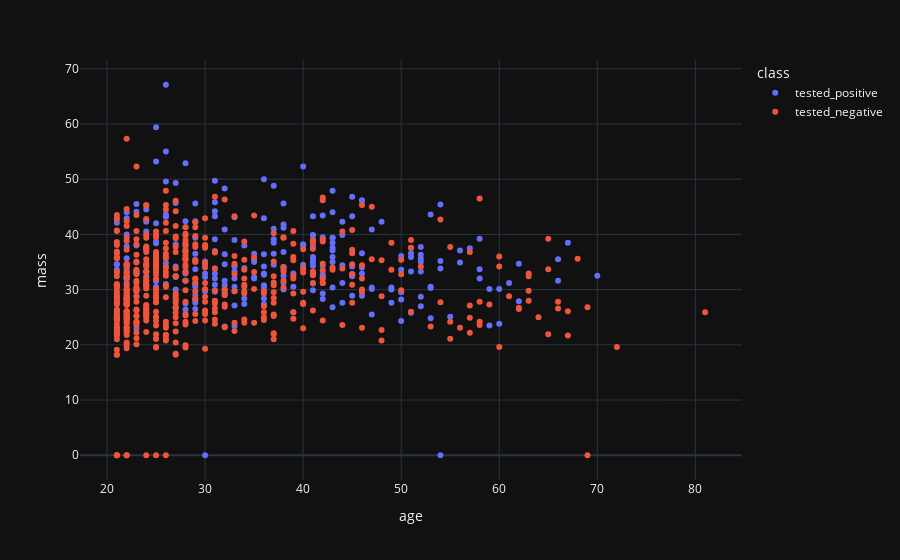

Notebook code cell kept with this figure:
### Code cell
fig = px.scatter(train, x='age', y='mass', color='class')
fig.show()

### Figure 1 — Plotly figure (JSON) as saved in the notebook; plotly's stock layout.template omitted (floating-point values rounded to 4 significant figures; data arrays with more than 128 entries replaced by an {"elided": "..."} marker saying what was removed)
{"data": [{"hoverlabel": {"namelength": 0}, "hovertemplate": "class=tested_positive<br>age=%{x}<br>mass=%{y}", "legendgroup": "tested_positive", "marker": {"color": "#636efa", "symbol": "circle"}, "mode": "markers", "name": "tested_positive", "showlegend": true, "type": "scatter", "x": {"elided": "268 int values"}, "xaxis": "x", "y": {"elided": "268 float values"}, "yaxis": "y"}, {"hoverlabel": {"namelength": 0}, "hovertemplate": "class=tested_negative<br>age=%{x}<br>mass=%{y}", "legendgroup": "tested_negative", "marker": {"color": "#EF553B", "symbol": "circle"}, "mode": "markers", "name": "tested_negative", "showlegend": true, "type": "scatter", "x": {"elided": "500 int values"}, "xaxis": "x", "y": {"elided": "500 float values"}, "yaxis": "y"}], "layout": {"legend": {"title": {"text": "class"}, "tracegroupgap": 0}, "margin": {"t": 60}, "xaxis": {"anchor": "y", "domain": [0, 1], "title": {"text": "age"}}, "yaxis": {"anchor": "x", "domain": [0, 1], "title": {"text": "mass"}}}}
